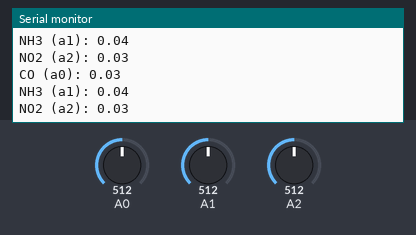
Bench run of a sketch on a simulated Arduino Uno, built with avr-gcc and run on an emulated ATmega328P. Parts: the last lines printed to the serial monitor. Inputs (shaded band) come from the test bench; at power-on: A0 = 512, A1 = 512, A2 = 512.

Above: at 2.2 s.
2.3 s: A0 set to 716
At 2.83 s:
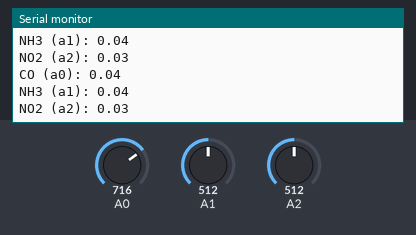
3.8 s: A1 set to 716
At 4.33 s:
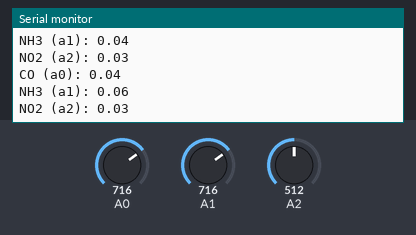
5.3 s: A2 set to 716
At 5.84 s:
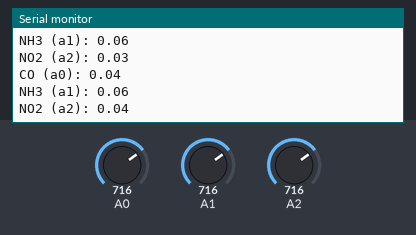
6.8 s: A0 set to 900
At 7.34 s:
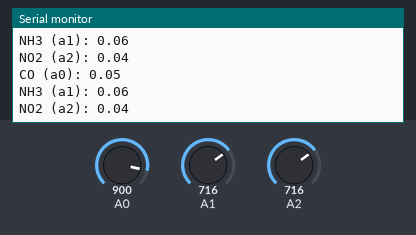
8.3 s: A1 set to 900
At 8.85 s:
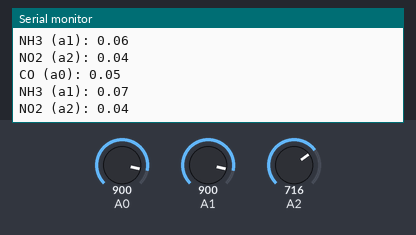
9.8 s: A2 set to 900
At 10.35 s:
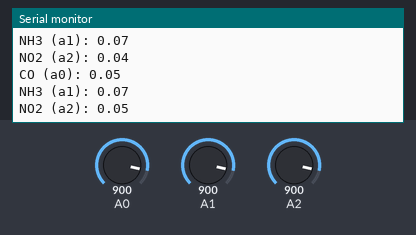
Timing chart, 0 to 12.3 s (numbered marks = the images above; inputs shaded):
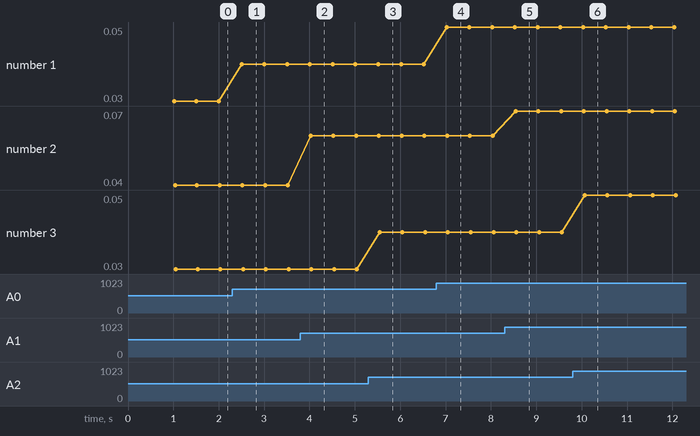

Measured:
- after the input at 2.3 s, the serial monitor: prints a new line after 0.21 s (image 1)
- after the input at 3.8 s, the serial monitor: prints a new line after 0.23 s (image 2)
- after the input at 5.3 s, the serial monitor: prints a new line after 0.25 s (image 3)
- after the input at 6.8 s, the serial monitor: prints a new line after 0.22 s (image 4)
- after the input at 8.3 s, the serial monitor: prints a new line after 0.24 s (image 5)
- after the input at 9.8 s, the serial monitor: prints a new line after 0.26 s (image 6)
- plotted number 1: 0.04 → 0.05 after the input at 6.8 s
- plotted number 2: 0.04 → 0.06 after the input at 3.8 s, 0.06 → 0.07 after the input at 8.3 s

The sketch:

NO2_sensor.ino
```cpp
const float max_volts = 5.0;
const float max_analog_steps = 1023.0;

void setup()
{
  Serial.begin(9600);
  delay(1000);
  Serial.println("Setup initializing");

  pinMode(A0, INPUT);
  pinMode(A1, INPUT);
  pinMode(A2, INPUT);
}


void loop()
{
  int a0_read = analogRead(A0);
  int a1_read = analogRead(A1);
  int a2_read = analogRead(A2);
  Serial.print("CO (a0): ");
  Serial.println(a0_read * (max_volts / (max_analog_steps * 80)));
  Serial.print("NH3 (a1): ");
  Serial.println(a1_read * (max_volts / (max_analog_steps * 60)));
  Serial.print("NO2 (a2): ");
  Serial.println(a2_read* (max_volts / (max_analog_steps * 80)));


  delay(500);
}
```
